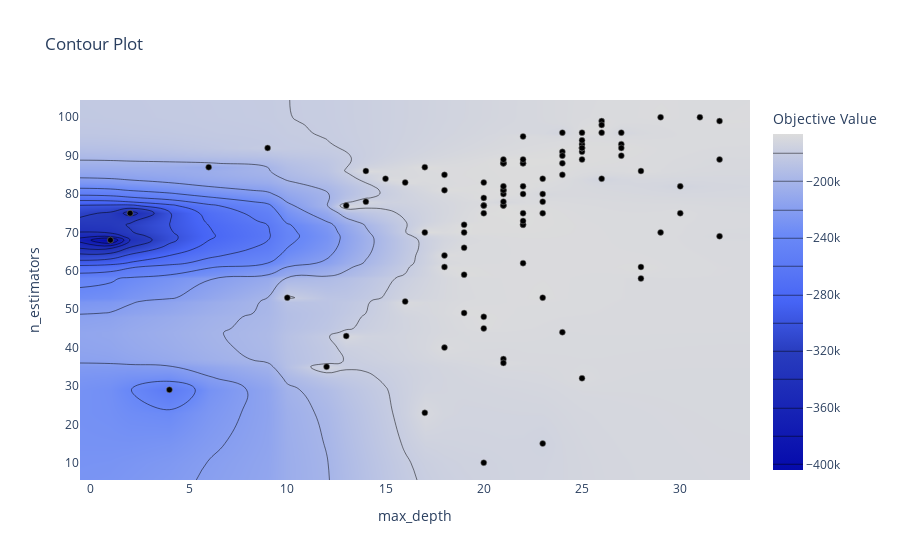

The cell this chart's notebook holds for it:
### Code cell
optuna.visualization.plot_contour(study, params=['n_estimators', 'max_depth'])

### Figure 1 — Plotly figure (JSON) as saved in the notebook; plotly's stock layout.template omitted (floating-point values rounded to 4 significant figures; data arrays with more than 128 entries replaced by an {"elided": "..."} marker saying what was removed)
{"data": [{"autocontour": true, "colorbar": {"title": {"text": "Objective Value"}}, "colorscale": [[0, "rgb(5,10,172)"], [0.35, "rgb(40,60,190)"], [0.5, "rgb(70,100,245)"], [0.6, "rgb(90,120,245)"], [0.7, "rgb(106,137,247)"], [1, "rgb(220,220,220)"]], "connectgaps": true, "contours": {"coloring": "heatmap", "end": -180000, "size": 20000, "start": -400000}, "hoverinfo": "none", "line": {"smoothing": 1.3}, "reversescale": false, "type": "contour", "x": [-0.55, 1, 2, 4, 6, 9, 10, 12, 13, 14, 15, 16, 17, 18, 19, 20, 21, 22, 23, 24, 25, 26, 27, 28, 29, 30, 31, 32, 33.55], "y": [5.5, 10, 15, 23, 29, 32, 35, 36, 37, 40, 43, 44, 45, 48, 49, 52, 53, 58, 59, 61, 62, 64, 66, 68, 69, 70, 72, 73, 75, 77, 78, 79, 80, 81, 82, 83, 84, 85, 86, 87, 88, 89, 90, 91, 92, 93, 94, 95, 96, 98, 99, 100, 104.5], "z": {"elided": "53x29 float values"}}, {"marker": {"color": "black", "line": {"color": "Grey", "width": 0.5}}, "mode": "markers", "showlegend": false, "type": "scatter", "x": [21, 14, 13, 9, 13, 17, 27, 26, 10, 21, 2, 32, 32, 32, 22, 26, 20, 29, 28, 23, 18, 18, 24, 19, 25, 29, 20, 15, 28, 21, 1, 20, 19, 16, 12, 4, 18, 23, 23, 30, 25, 25, 25, 27, 25, 25, 25, 30, 22, 6, 25, 26, 24, 27, 24, 24, 22, 27, 31, 28, 26, 24, 25, 25, 21, 22, 22, 21, 21, 22, 19, 19, 17, 19, 22, 21, 20, 21, 17, 23, 16, 22, 20, 21, 21, 20, 18, 21, 14, 23, 21, 22, 23, 20, 22, 21, 24, 18, 20, 22], "y": [37, 78, 77, 92, 43, 23, 96, 99, 53, 88, 75, 99, 69, 89, 62, 84, 10, 100, 61, 53, 61, 64, 44, 59, 32, 70, 48, 84, 58, 36, 68, 45, 49, 52, 35, 29, 40, 75, 80, 75, 89, 92, 91, 93, 92, 92, 93, 82, 95, 87, 96, 98, 91, 90, 85, 96, 80, 92, 100, 86, 96, 90, 92, 94, 88, 88, 82, 77, 88, 72, 72, 70, 70, 66, 72, 81, 83, 80, 87, 78, 83, 73, 77, 77, 81, 77, 81, 89, 86, 15, 78, 75, 84, 75, 88, 82, 88, 85, 79, 89]}], "layout": {"autosize": true, "title": {"text": "Contour Plot"}, "xaxis": {"range": [-0.55, 33.55], "title": {"text": "max_depth"}, "type": "linear"}, "yaxis": {"range": [5.5, 104.5], "title": {"text": "n_estimators"}, "type": "linear"}}}
